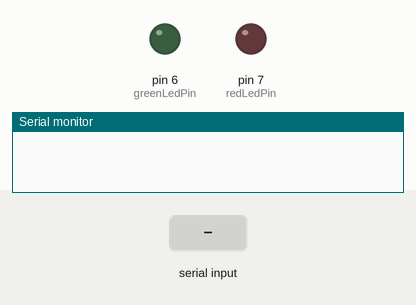
Recording of a sketch running on a simulated Arduino Uno, built with avr-gcc and run on an emulated ATmega328P. Parts: output pins drawn as LEDs (lit = HIGH), the last lines printed to the serial monitor. The test bench sets the inputs (shaded band).

Above: at 1.2 s.
1.3 s: "red light on" received over the second serial link
At 3.5 s:
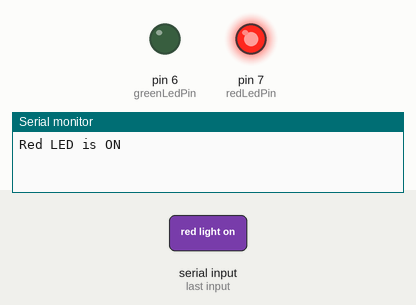
3.8 s: "green light on" received over the second serial link
At 5.5 s:
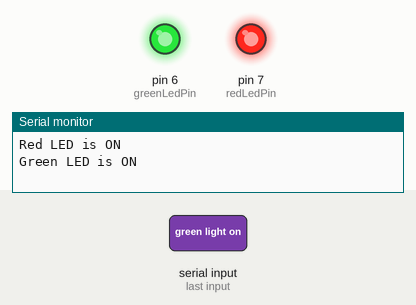
6.3 s: "red light off" received over the second serial link
At 8.6 s:
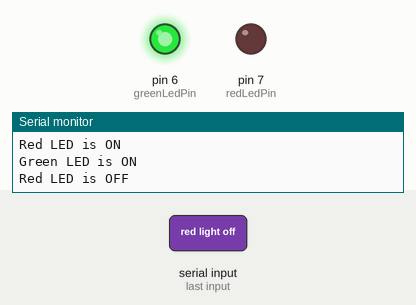
Timing chart, 0 to 10.1 s (numbered marks = the images above; inputs shaded):
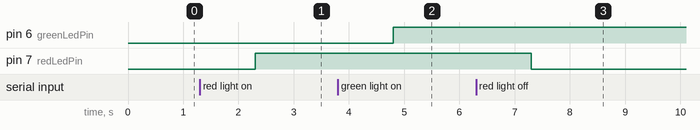

The sketch:

Blutooth_HC06_Voice_Control.ino
```cpp
#include<SoftwareSerial.h>

SoftwareSerial bt(2, 3);  // (Rx, Tx)
int redLedPin = 7;        // Pin to control the red LED
int greenLedPin = 6;      // Pin to control the green LED
bool redLedState = LOW;
bool greenLedState = LOW;

void setup() {
  bt.begin(9600);
  Serial.begin(9600);
  pinMode(redLedPin, OUTPUT);
  pinMode(greenLedPin, OUTPUT);
}

void loop() {
  if (bt.available()) {
    String command = bt.readString();
    command.trim();  // Remove leading and trailing whitespaces
    command.toLowerCase();  // Convert to lowercase for case-insensitive comparison

    if (command == "red light on") {
      redLedState = HIGH;
      Serial.println("Red LED is ON");
    } else if (command == "red light off") {
      redLedState = LOW;
      Serial.println("Red LED is OFF");
    } else if (command == "green light on") {
      greenLedState = HIGH;
      Serial.println("Green LED is ON");
    } else if (command == "green light off") {
      greenLedState = LOW;
      Serial.println("Green LED is OFF");
    }
     else if (command == "all light on") {
      greenLedState = HIGH;
      redLedState = HIGH;
      Serial.println("Green LED is OFF");
    }
     else if (command == "all light off") {
      greenLedState = LOW;
      redLedState = LOW;
      Serial.println("Green LED is OFF");
    }

    digitalWrite(redLedPin, redLedState);
    digitalWrite(greenLedPin, greenLedState);
  }
}
```

Measured:
- after the input at 1.3 s, pin 7 (redLedPin): LOW → HIGH after 1.0 s
- after the input at 3.8 s, pin 6 (greenLedPin): LOW → HIGH after 1.0 s
- after the input at 6.3 s, pin 7 (redLedPin): HIGH → LOW after 1.0 s
